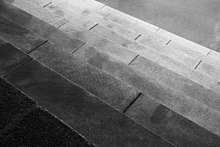
#> input picture images/gray_image.jpg, 220 x 147 px, found by its file name
$ jupyter execute 'OpenCV Contours.ipynb'
#> lines starting #> are read from the running program, lines starting #| are printed output that depends on the picture; after the words box and inside, x2 and y2 are one past the last pixel; in counts of white or black regions, pixels touching at a corner belong together
<a href="https://colab.research.google.com/github/ndb796/Python-Data-Analysis-and-Image-Processing-Tutorial/blob/master/13.%20OpenCV%20Contours/OpenCV%20Contours.ipynb" target="_parent"></a>

## OpenCV Contours
[강의 노트](https://github.com/ndb796/Python-Data-Analysis-and-Image-Processing-Tutorial/blob/master/13.%20OpenCV%20Contours/Python%20데이터%20분석과%20이미지%20처리%20-%20OpenCV%20Contours.pdf)

[cell 1]
from google.colab import files
uploaded = files.upload()
#> the answer given: gray_image.jpg

cv2.findContours(image, mode, method): 이미지에서 Contour들을 찾는 함수

- mode: Contour들을 찾는 방법

1) RETR_EXTERNAL: 바깥쪽 Line만 찾기

2) RETR_LIST: 모든 Line을 찾지만, Hierarchy 구성 X

3) RETR_TREE: 모든 Line을 찾으며, 모든 Hierarchy 구성 O

- method: Contour들을 찾는 근사치 방법

1) CHAIN_APPROX_NONE: 모든 Contour 포인트 저장

2) CHAIN_APPROX_SIMPLE: Contour Line을 그릴 수 있는 포인트만 저장

- 입력 이미지는 Gray Scale Threshold 전처리 과정이 필요합니다.

cv2.drawContours(image, contours, contour_index, color, thickness): Contour들을 그리는 함수

- contour_index: 그리고자 하는 Contours Line (전체: -1)

[cell 2]
import cv2
import matplotlib.pyplot as plt

image = cv2.imread('gray_image.jpg')
#> image is the input picture: shape (147, 220, 3); min 0, max 255, mean 108.3
image_gray = cv2.cvtColor(image, cv2.COLOR_BGR2GRAY)
ret, thresh = cv2.threshold(image_gray, 127, 255, 0)
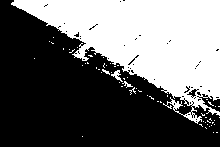
#> thresh: shape (147, 220); 40.9% white; 61 white regions (57 under 20 px), largest, box (x1, y1, x2, y2) and area: (11, 0, 220, 124) 12981, (111, 70, 123, 82) 57, (122, 81, 133, 88) 28, (102, 69, 110, 75) 21

plt.imshow(cv2.cvtColor(thresh, cv2.COLOR_GRAY2RGB))
plt.show()

contours = cv2.findContours(thresh, cv2.RETR_TREE, cv2.CHAIN_APPROX_SIMPLE)[1]
#> contours = 140 contours, 134 with area under 20; largest, box (x1, y1, x2, y2) and area: (11, 0, 220, 124) 12767, (186, 88, 198, 98) 50, (111, 70, 123, 82) 40, (183, 85, 191, 94) 22, (127, 57, 136, 66) 20, (73, 31, 80, 38) 20
image = cv2.drawContours(image, contours, -1, (0, 255, 0), 4)
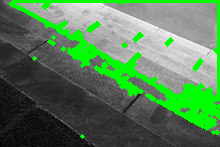
#> image: shape (147, 220, 3); 15.92% of pixels changed, all inside (x1, y1, x2, y2) = (9, 0, 220, 139)

plt.imshow(cv2.cvtColor(image, cv2.COLOR_BGR2RGB))
plt.show()
